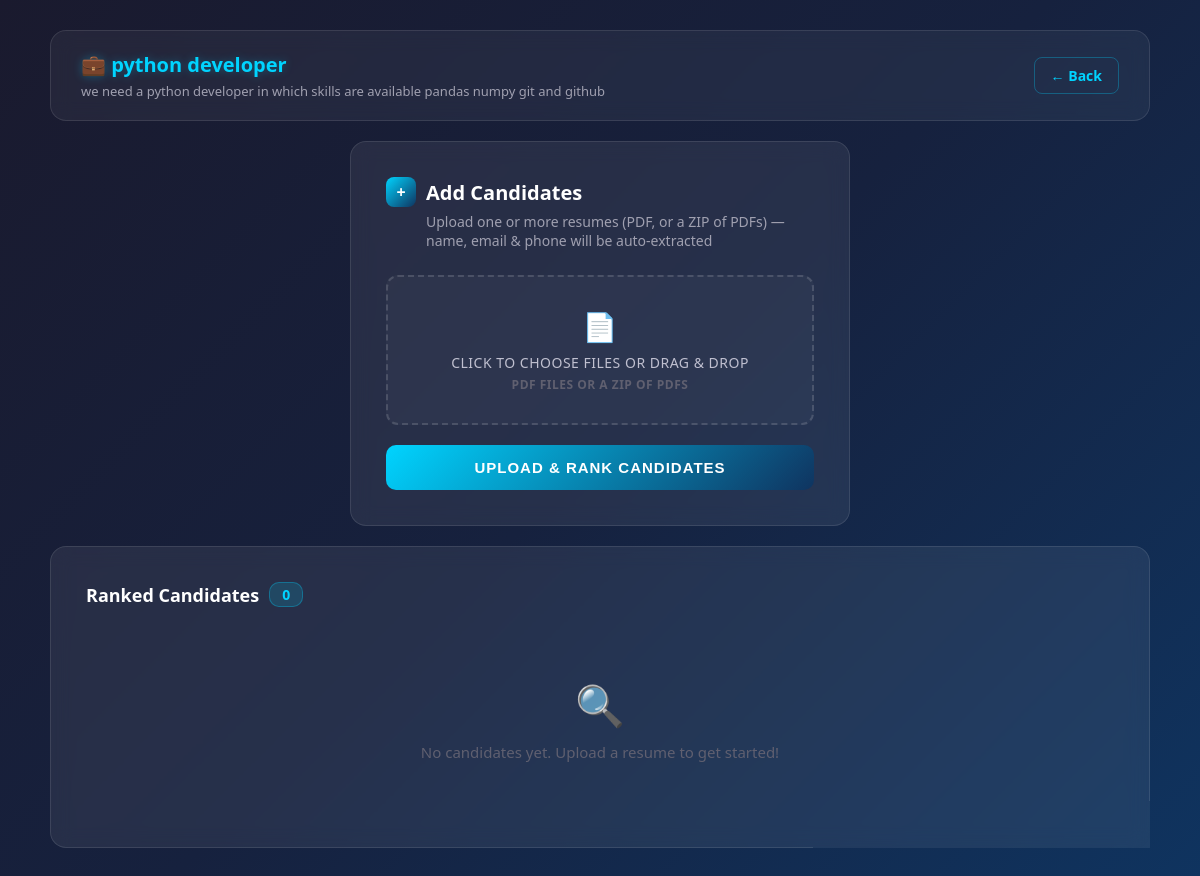
The page /job/2/candidates/ (signed in) on the database its author committed.
### accounts/models.py (models this page shows, shortened)
class Job(models.Model):
    title = models.CharField(max_length=200)
    description = models.TextField()
    created_at = models.DateTimeField(auto_now_add=True)

### accounts/views.py (the view, shortened to what this page needs)
# urls.py: path('job/<int:job_id>/candidates/', views.candidate_upload_view, name='candidate_upload'),
def candidate_upload_view(request, job_id):
    if 'user_id' not in request.session:
        return redirect('/?mode=login')
    job = get_object_or_404(Job, id=job_id)
    candidates = Candidate.objects.filter(applied_job=job).prefetch_related('score_set').order_by('-score__matching_score')
    candidate_scores = []
    return render(request, 'pages/candidate_upload.html', {'job': job, 'candidate_scores': candidate_scores})

### accounts/templates/pages/candidate_upload.html (shortened to what this page needs)
<!DOCTYPE html>
<html lang="en">
<head>
</head>
<body>
    <div class="container">
        <div class="header">
            <div>
                <h1>&#128188; {{ job.title }}</h1>
                <p>{{ job.description }}</p>
            </div>
            <a href="{% url 'home' %}" class="back-link">&#8592; Back</a>
        </div>
        <div class="card upload-card">
            <div class="card-title">
                <span class="icon">&#43;</span>
                Add Candidates
            </div>
            <div class="card-subtitle">Upload one or more resumes (PDF, or a ZIP of PDFs) &mdash; name, email &amp; phone will be auto-extracted</div>
            <form method="POST" enctype="multipart/form-data">
                <label class="file-zone" for="fileInput">
                    <div class="upload-icon">&#128196;</div>
                    <div class="upload-text">Click to choose files or drag &amp; drop</div>
                    <div class="upload-hint">PDF files or a ZIP of PDFs</div>
                </label>
                <button type="submit" class="btn">Upload &amp; Rank Candidates</button>
            </form>
        </div>
        <div class="card">
            <div class="table-title">
                Ranked Candidates
                <span class="count">{{ candidate_scores|length }}</span>
            </div>
            {% if candidate_scores %}
            <div class="table-wrapper">
            <table>
                <thead>
                    <tr>
                        <th>Rank</th>
                        <th>Name</th>
                        <th>Email</th>
                        <th>Experience</th>
                        <th>Score</th>
                        <th>Matched Skills</th>
                        <th>Missing Skills</th>
                        <th>Action</th>
                    </tr>
                </thead>
                <tbody>
                    {% for item in candidate_scores %}
                    <tr>
                        <td>
                            <span class="rank-badge {% if item.rank == 1 %}rank-1{% elif item.rank == 2 %}rank-2{% elif item.rank == 3 %}rank-3{% else %}rank-other{% endif %}">
                                {{ item.rank }}
                            </span>
                        </td>
                        <td><strong style="color:#fff;">{{ item.candidate.name }}</strong></td>
                        <td style="color:#a0a0b0;">{{ item.candidate.email }}</td>
                        <td>
                            <span class="level-badge level-{{ item.candidate.experience_level }}">
                                {{ item.candidate.experience_level }} ({{ item.candidate.experience_years }}y)
                            </span>
                        </td>
                        <td>
                            {% if item.score %}
                                <div class="score-bar">
                                    <div class="score-fill {% if item.score.matching_score >= 75 %}score-high{% elif item.score.matching_score >= 50 %}score-mid{% else %}score-low{% endif %}" style="width: {{ item.score.matching_score }}%;">
                                        {{ item.score.matching_score }}%
                                    </div>
                                </div>
                            {% else %}
                                <span style="color:#606070;">N/A</span>
                            {% endif %}
                        </td>
                        <td class="skills-cell">
                            {% for skill in item.matched_list %}
                                <span class="skill-tag">{{ skill }}</span>
                            {% endfor %}
                        </td>
                        <td class="skills-cell">
                            {% for skill in item.missing_list %}
                                <span class="missing-tag">{{ skill }}</span>
                            {% endfor %}
                        </td>
                        <td>
                            <a href="{% url 'candidate_detail' item.candidate.id %}" class="detail-link">View &#8594;</a>
                        </td>
                    </tr>
                    {% endfor %}
                </tbody>
            </table>
            </div>
            {% else %}
                <div class="no-candidates">
                    <div class="emoji">&#128269;</div>
                    <p>No candidates yet. Upload a resume to get started!</p>
                </div>
            {% endif %}
        </div>
    </div>
</body>
</html>

### accounts/templates/pages/candidate_upload.html (style rules this page uses)
* { margin: 0; padding: 0; box-sizing: border-box; }
body { font-family: 'Segoe UI', Tahoma, Geneva, Verdana, sans-serif; background: linear-gradient(135deg, #1a1a2e 0%, #16213e 50%, #0f3460 100%); min-height: 100vh; padding: 30px 20px; }
.container { max-width: 1100px; margin: 0 auto; }
.header { background: rgba(255, 255, 255, 0.05); backdrop-filter: blur(10px); border: 1px solid rgba(255, 255, 255, 0.1); padding: 20px 30px; border-radius: 16px; margin-bottom: 20px; display: flex; justify-content: space-between; align-items: center; animation: slideRight 0.5s ease-out; }
.header h1 { color: #00d4ff; font-size: 20px; text-shadow: 0 0 10px rgba(0, 212, 255, 0.3); }
.header p { color: #a0a0b0; font-size: 13px; margin-top: 4px; }
.back-link { color: #00d4ff; text-decoration: none; font-weight: 600; font-size: 14px; padding: 8px 16px; border: 1px solid rgba(0, 212, 255, 0.3); border-radius: 8px; transition: all 0.3s; }
.card { background: rgba(255, 255, 255, 0.07); backdrop-filter: blur(10px); border: 1px solid rgba(255, 255, 255, 0.1); padding: 35px; border-radius: 16px; margin-bottom: 20px; animation: slideUp 0.6s ease-out; transition: border-color 0.3s; }
.upload-card { max-width: 500px; margin: 0 auto 20px; }
.card-title { color: #ffffff; font-size: 20px; font-weight: 700; margin-bottom: 5px; display: flex; align-items: center; gap: 10px; }
.card-title .icon { width: 30px; height: 30px; background: linear-gradient(135deg, #00d4ff, #0f3460); border-radius: 8px; display: flex; align-items: center; justify-content: center; font-size: 16px; }
.card-subtitle { color: #a0a0b0; font-size: 14px; margin-bottom: 25px; padding-left: 40px; }
label { display: block; color: #c0c0d0; font-size: 13px; font-weight: 600; margin-bottom: 8px; text-transform: uppercase; letter-spacing: 0.5px; }
.file-zone { border: 2px dashed rgba(255, 255, 255, 0.15); border-radius: 12px; padding: 30px; text-align: center; margin-bottom: 20px; transition: all 0.3s; cursor: pointer; background: rgba(255, 255, 255, 0.03); }
.file-zone .upload-icon { font-size: 28px; margin-bottom: 8px; }
.file-zone .upload-text { color: #c0c0d0; font-size: 14px; font-weight: 500; }
.file-zone .upload-hint { color: #606070; font-size: 12px; margin-top: 4px; }
.btn { background: linear-gradient(135deg, #00d4ff 0%, #0f3460 100%); color: white; border: none; padding: 14px 30px; border-radius: 10px; font-size: 15px; cursor: pointer; font-weight: 700; width: 100%; text-transform: uppercase; letter-spacing: 1px; transition: all 0.3s; }
.table-title { color: #fff; font-size: 18px; font-weight: 700; margin-bottom: 20px; display: flex; align-items: center; gap: 10px; }
.table-title .count { background: rgba(0, 212, 255, 0.15); color: #00d4ff; padding: 2px 12px; border-radius: 10px; font-size: 14px; border: 1px solid rgba(0, 212, 255, 0.3); }
.no-candidates { text-align: center; padding: 50px 30px; color: #606070; font-size: 15px; }
.no-candidates .emoji { font-size: 40px; margin-bottom: 10px; }

### rows shown on the page
Job: title "python developer", description "we need a python developer in which skills are available pandas numpy git and github"

### other values the page prints
{{ candidate_scores|length }} "0"
